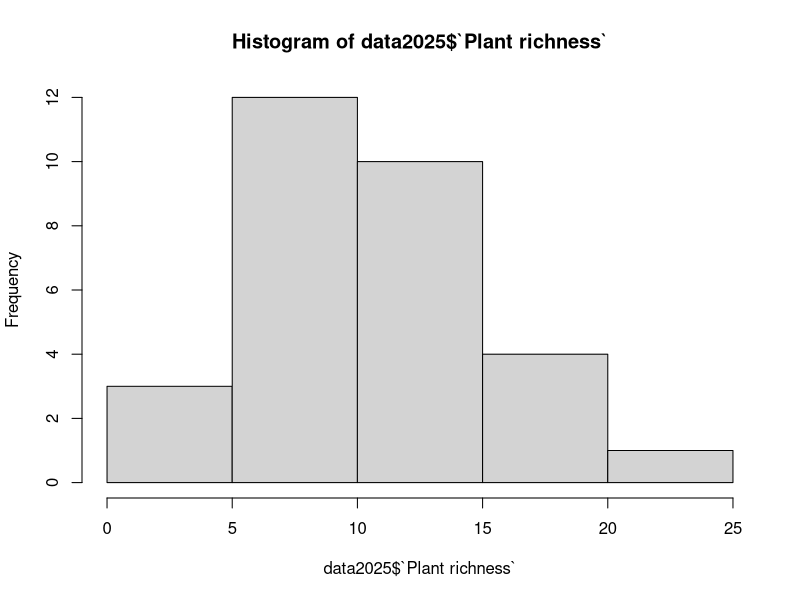
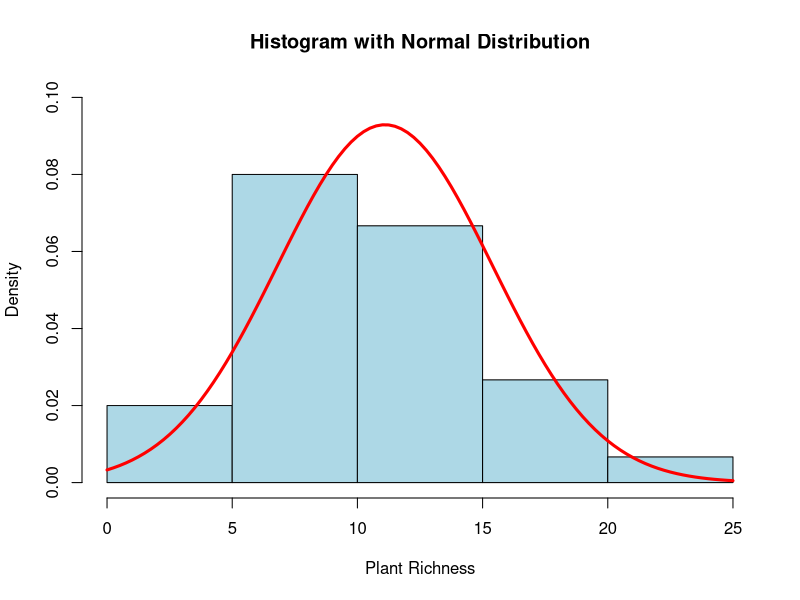
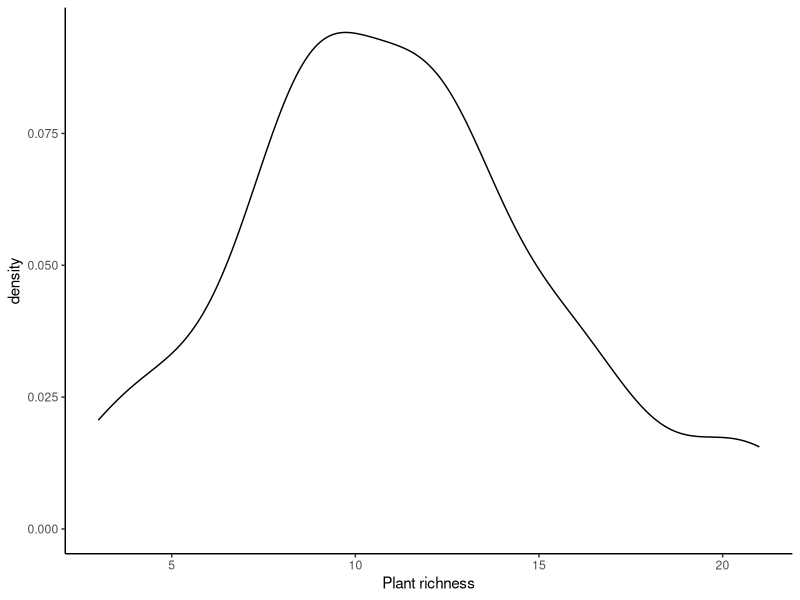
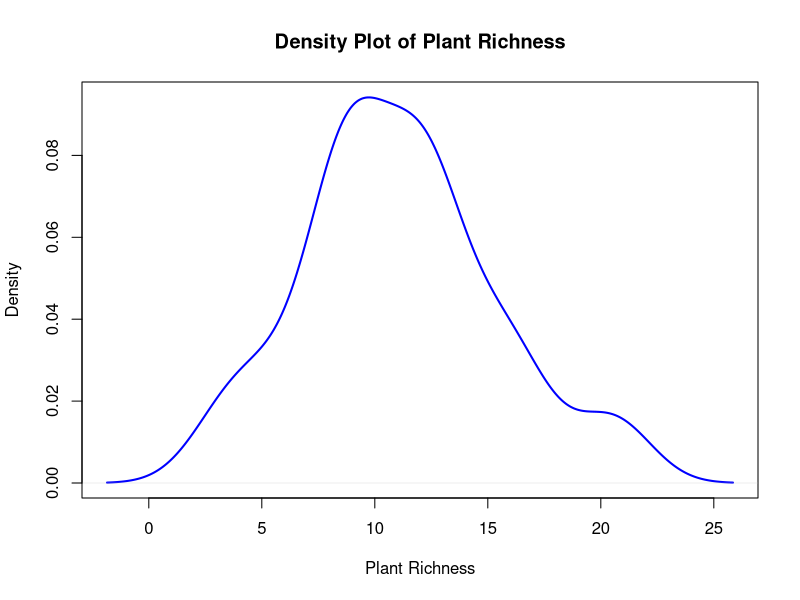
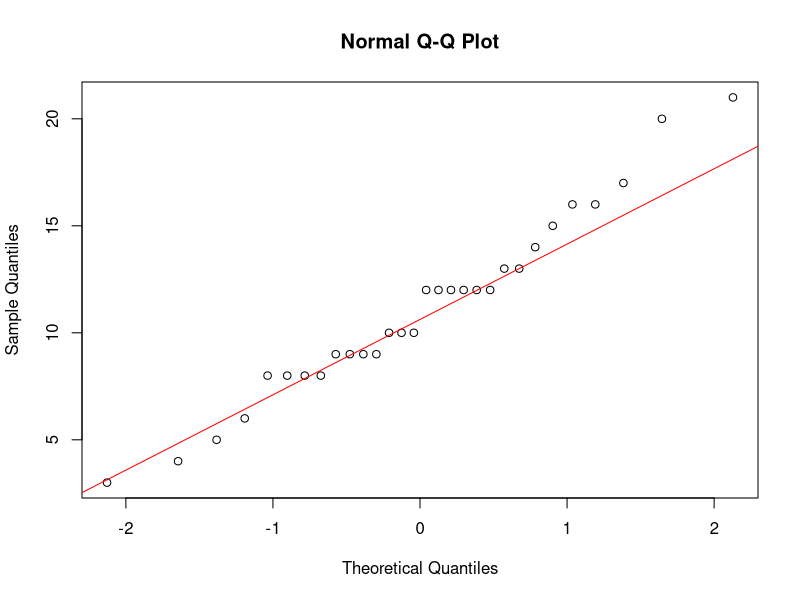

Generate these figures, in order, with R:
## ---- chunk 1
getwd()
setwd("G:/My Drive/Rhodes/2025/Honours 2025/Intro to R Hons 2025")
library(readxl)
library(tidyverse)
library(ggplot2)
Independent_t_test <- read_excel("Independent t test.xlsx")
data2025 <- Independent_t_test  # Renaming the dataset for ease of use 
View(data2025)
## ---- chunk 2
# Basic Histogram
hist(data2025$`Plant richness`)

# Enhanced Histogram with Normal Distribution Curve
hist(data2025$`Plant richness`, 
     probability = TRUE,  # To scale the histogram to show probabilities
     col = "lightblue",   # Color of the histogram bars
     main = "Histogram with Normal Distribution", 
     xlab = "Plant Richness", 
     border = "black", 
     ylim = c(0, 0.100))   # Adjust the y-axis to ensure the curve fits

# Add a red line for the normal distribution curve
curve(dnorm(x, mean = mean(data2025$`Plant richness`), 
            sd = sd(data2025$`Plant richness`)), 
      col = "red", 
      lwd = 3, 
      add = TRUE)  # Overlay the curve on the histogram

## ---- chunk 3
# Density plot using ggplot2
ggplot(data = data2025, aes(x = `Plant richness`)) + 
  geom_density() + 
  theme_classic()
## ---- chunk 4
# Create and plot density object in base R
density_plot <- density(data2025$`Plant richness`)
plot(density_plot, 
     main = "Density Plot of Plant Richness", 
     xlab = "Plant Richness", 
     ylab = "Density", 
     col = "blue",   # Color of the density curve
     lwd = 2)        # Line width

## ---- chunk 5
# Q-Q plot for visual inspection of normality
qqnorm(data2025$`Plant richness`)
qqline(data2025$`Plant richness`, col = "red")

## ---- chunk 6
# Shapiro-Wilk Test
shapiro.test(data2025$`Plant richness`)

## ---- chunk 7
# Kolmogorov-Smirnov Test
ks.test(data2025$`Plant richness`, "pnorm", mean = mean(data2025$`Plant richness`), sd = sd(data2025$`Plant richness`))


